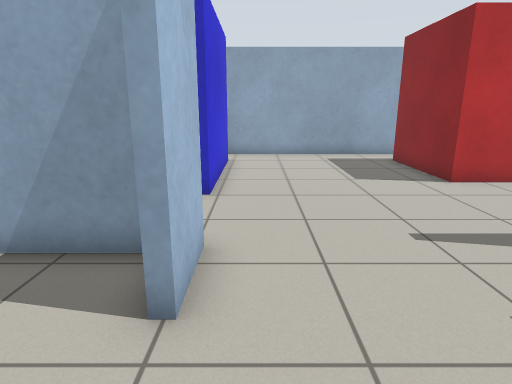
View 1 (above)

17 first-person views from a walk through a robot-simulator world made for Gazebo. The camera is 1.1 m above the floor, tilts 14° down and sees 75° across. The floor is counted in squares, 0.5 m on a side. Each view is taken from the middle of a square. On the plan, view 1 faces up. The plan holds only what a view shows up to about 19 squares ahead; the rest is blank.

View 2
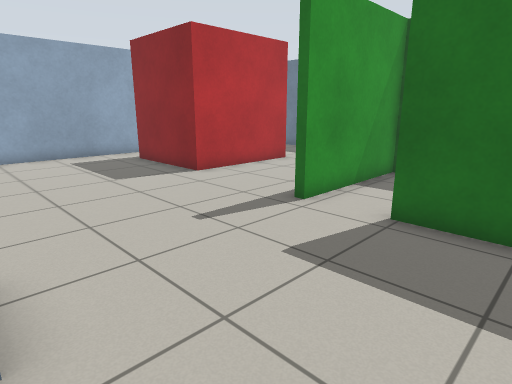

View 3
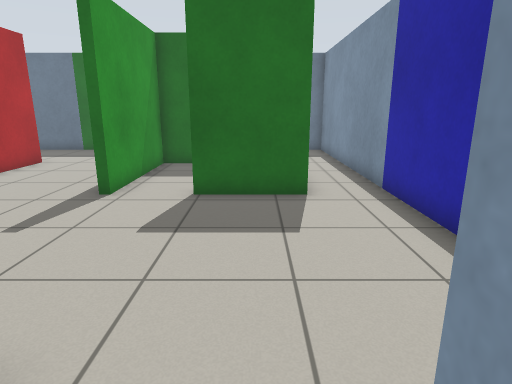

View 4
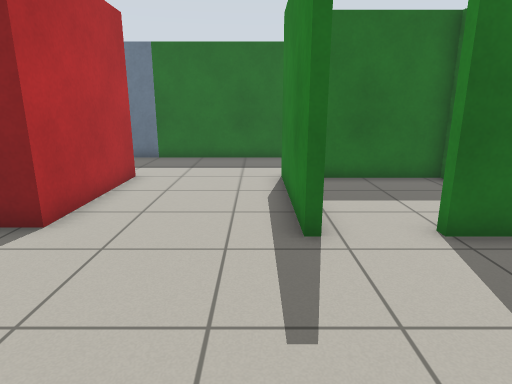

View 5
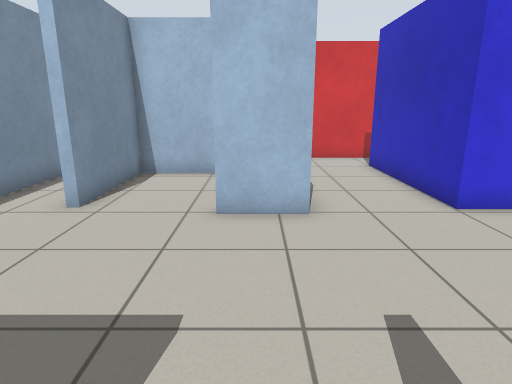

View 6
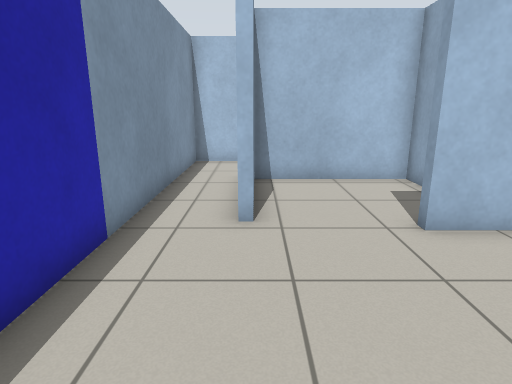

View 7
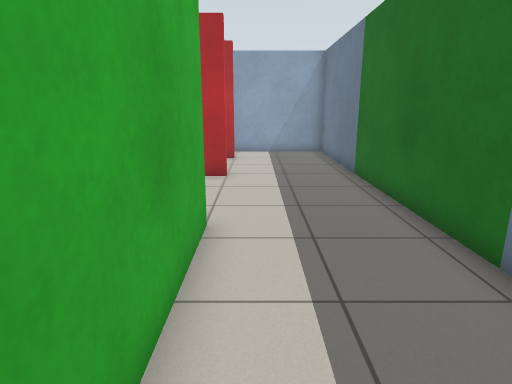

View 8
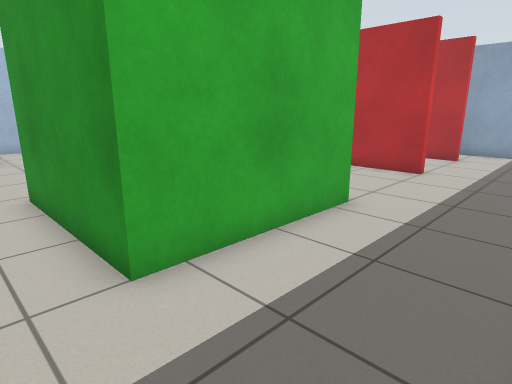

View 9
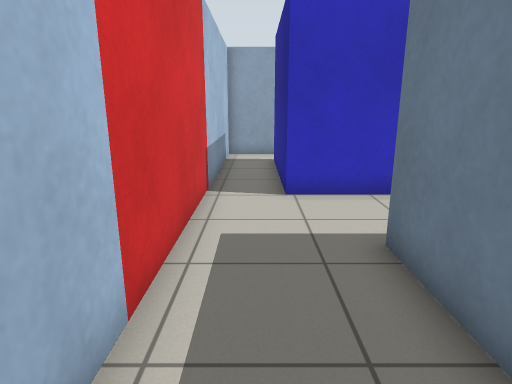

View 10
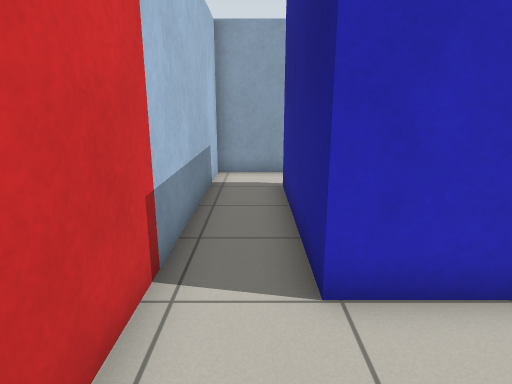

View 11
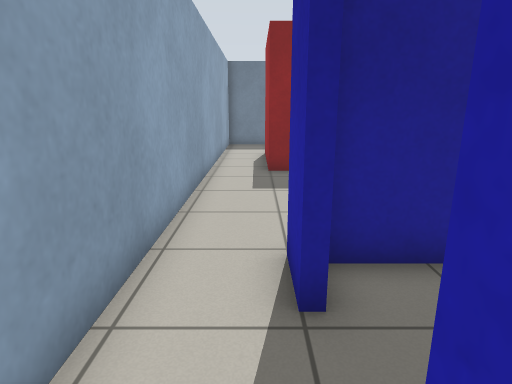

View 12
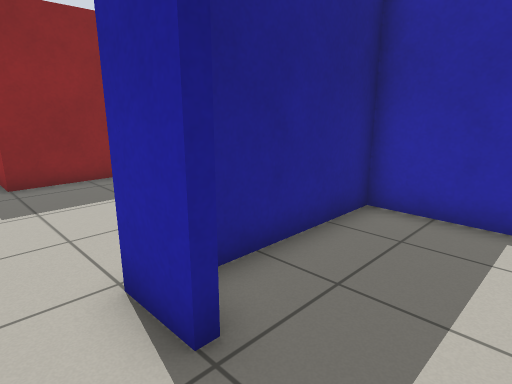

View 13
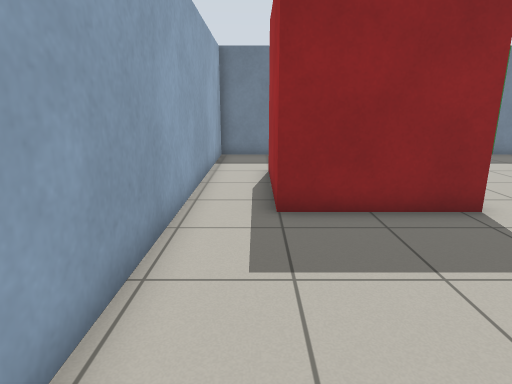

View 14
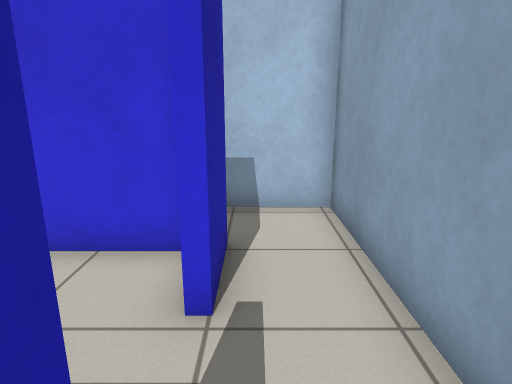

View 15
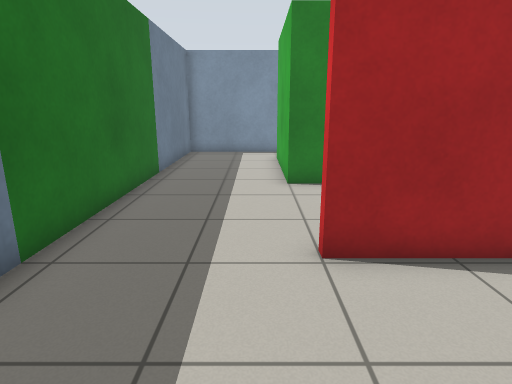

View 16
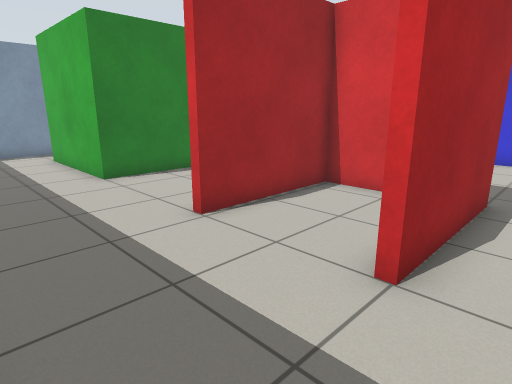

View 17
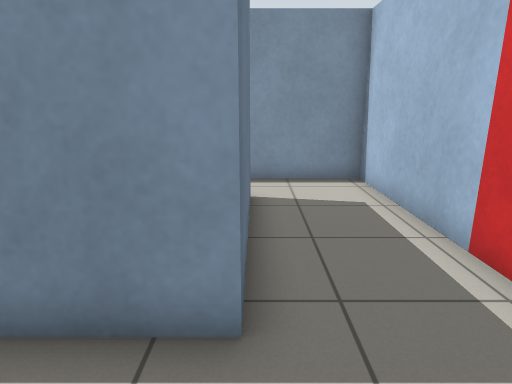

### Floor plan
Ten units are one square. View 1 is at (0, 0); x grows to the right and y downward. Boxes are objects, and circles mark ways between rooms. Rooms are numbered by the first view taken in them; rooms with no view inside come last. Other rooms are left out.
<svg viewBox="-99 -172 258 203">
<path fill="none" stroke="#000" d="M65 -48 55 -48 55 -51 110 -51 110 4 55 4 55 -28M-9 -52 -9 -31 -13 -31M-18 -48 -56 -48 -56 1 -12 1M111 -100 60 -100 60 -145 110 -145M-12 -145 -12 -85 -72 -85 -72 -145M-59 4 -59 -51 -35 -51M-74 -167 -94 -167 -94 26 154 26 154 -95M154 -145 154 -167 -5 -167M-27 -141 -27 -145 -12 -145M-72 -145 -52 -145 -52 -141M-5 -167 -74 -167M110 -145 110 -142 96 -142M154 -95 154 -145M63 -122 63 -103 110 -103M-43 -88 -15 -88 -15 -140M-69 -139 -69 -116M107 1 107 -48 65 -48"/>
<circle cx="-15" cy="-155" r="3" fill="#2a7"/>
<circle cx="-65" cy="-155" r="3" fill="#2a7"/>
<circle cx="130" cy="-100" r="3" fill="#2a7"/>
<circle cx="130" cy="-140" r="3" fill="#2a7"/>
<circle cx="60" cy="-35" r="3" fill="#2a7"/>
<circle cx="-40" cy="-140" r="3" fill="#2a7"/>
<text x="30" y="-60">1</text>
<text x="-40" y="-150">2</text>
<text x="120" y="-120">3</text>
<text x="-40" y="-120">4</text>
<text x="80" y="-30">5</text>
</svg>
Room 1 opens to room 2. Room 1 opens to room 3. Room 1 opens to room 5. Room 2 opens to room 4.

Where each view was taken, in squares from view 1:
view 1: 0 up, 0 right, facing up
view 2: 0 up, 1 left, facing up-right
view 3: 1 up, 3 left, facing right
view 4: 6 up, 0 right, facing right
view 5: 4 up, 6 right, facing left
view 6: 0 up, 5 right, facing left
view 7: 1 down, 12 right, facing up
view 8: 2 down, 15 right, facing up-left
view 9: 0 up, 8 left, facing up
view 10: 5 up, 8 left, facing up
view 11: 15 up, 6 left, facing right
view 12: 16 up, 5 left, facing down-right
view 13: 15 up, 1 left, facing right
view 14: 15 up, 2 left, facing left
view 15: 15 up, 12 right, facing down
view 16: 16 up, 15 right, facing down-left
view 17: 8 up, 6 left, facing down
